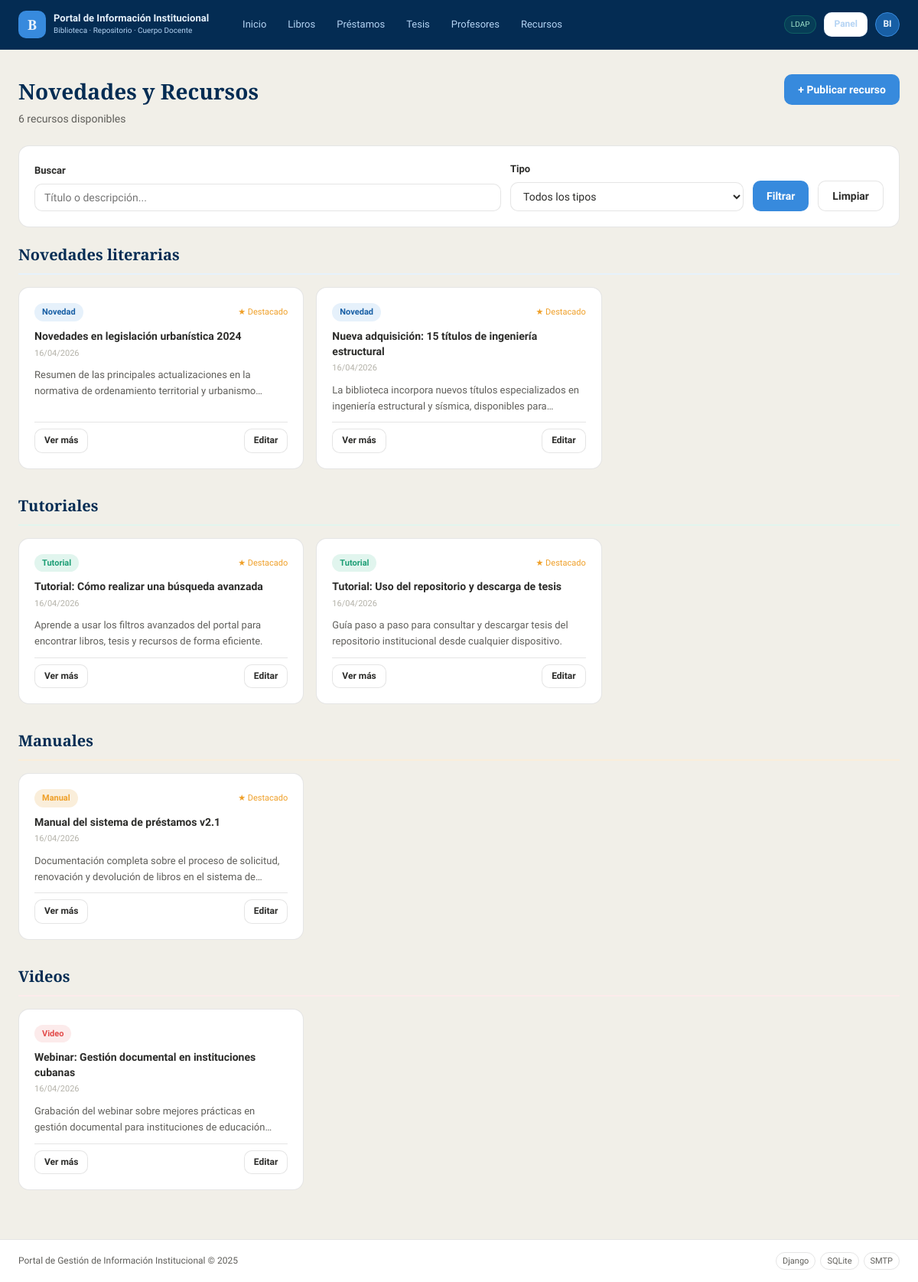
The page /biblioteca/recursos/ (signed in) on the database its author committed.
### biblioteca/models.py (models this page shows, shortened)
class Recurso(models.Model):
    TIPO_CHOICES = [
        ('novedad',   'Novedad literaria'),
        ('tutorial',  'Tutorial'),
        ('manual',    'Manual'),
        ('video',     'Video'),
    ]
    titulo      = models.CharField(max_length=300)
    tipo        = models.CharField(max_length=20, choices=TIPO_CHOICES)
    descripcion = models.TextField(blank=True)
    archivo     = models.FileField(upload_to='recursos/', null=True, blank=True,
                                    verbose_name='Archivo (PDF, DOC...)')
    url_video   = models.URLField(blank=True, verbose_name='URL del video (YouTube, etc.)')
    imagen      = models.ImageField(upload_to='recursos/imagenes/', null=True, blank=True)
    publicado   = models.BooleanField(default=True)
    destacado   = models.BooleanField(default=False,
                                       verbose_name='Destacar en inicio')
    fecha_publicacion = models.DateTimeField(auto_now_add=True)
    autor       = models.ForeignKey(User, on_delete=models.SET_NULL,
                                     null=True, blank=True,
                                     related_name='recursos',
                                     verbose_name='Publicado por')
    class Meta:
        verbose_name        = 'Recurso'
        verbose_name_plural = 'Recursos'
        ordering            = ['-fecha_publicacion']
    def tiene_archivo(self):
        return bool(self.archivo)
    def tiene_video(self):
        return bool(self.url_video)

### biblioteca/views.py (the view)
# urls.py: path('recursos/',                         views.recurso_list,       name='recurso_list'),
@login_required
def recurso_list(request):
    recursos = Recurso.objects.filter(publicado=True)
    q    = request.GET.get('q', '')
    tipo = request.GET.get('tipo', '')
    if q:
        recursos = recursos.filter(
            Q(titulo__icontains=q) |
            Q(descripcion__icontains=q)
        )
    if tipo:
        recursos = recursos.filter(tipo=tipo)
    novedades  = recursos.filter(tipo='novedad')
    tutoriales = recursos.filter(tipo='tutorial')
    manuales   = recursos.filter(tipo='manual')
    videos     = recursos.filter(tipo='video')
    return render(request, 'biblioteca/recurso_list.html', {
        'recursos':      recursos,
        'novedades':     novedades,
        'tutoriales':    tutoriales,
        'manuales':      manuales,
        'videos':        videos,
        'total':         recursos.count(),
        'q':             q,
        'tipo':          tipo,
        'tipo_choices':  Recurso.TIPO_CHOICES,
    })

### biblioteca/context_processors.py (called while the page is built, shortened)
def rol_usuario(request):
    if request.user.is_authenticated:
        rol = get_rol(request.user)
        return {
            'rol_usuario':        rol,
            'es_bibliotecario':   rol == 'bibliotecario' or request.user.is_staff,
            'es_estudiante':      rol == 'estudiante',
            'es_profesor':        rol == 'profesor',
            'es_visitante':       rol == 'visitante',
        }

### biblioteca/decoradores.py (called while the page is built)
def get_rol(user):
    try:
        return user.perfil.rol
    except PerfilUsuario.DoesNotExist:
        return 'visitante'

### templates/biblioteca/recurso_list.html (shortened to what this page needs)
{% extends 'base.html' %}
{% block content %}
<div class="page-header">
  <div>
    <h1 class="page-header__title">Novedades y Recursos</h1>
    <p class="page-header__sub">{{ total }} recurso{{ total|pluralize }} disponible{{ total|pluralize }}</p>
  </div>
  {% if es_bibliotecario %}
    <a href="{% url 'biblioteca:recurso_crear' %}" class="btn btn--primary">+ Publicar recurso</a>
  {% endif %}
</div>
<div class="card" style="margin-bottom:1.25rem;">
  <form method="get" style="display:flex; gap:12px; flex-wrap:wrap; align-items:flex-end;">
    <div class="form-group" style="flex:2; margin:0;">
      <label>Buscar</label>
      <input type="text" name="q" value="{{ q }}"
             placeholder="Título o descripción..." class="form-control" />
    </div>
    <div class="form-group" style="flex:1; margin:0;">
      <label>Tipo</label>
      <select name="tipo" class="form-control">
        <option value="">Todos los tipos</option>
      </select>
    </div>
    <button type="submit" class="btn btn--primary" style="height:40px;">Filtrar</button>
    <a href="{% url 'biblioteca:recurso_list' %}" class="btn btn--secondary" style="height:40px;">
      Limpiar
    </a>
  </form>
</div>
{% if not tipo %}
  {% if novedades %}
  <div style="margin-bottom:2rem;">
    <h2 style="font-family:var(--fuente-titulo); font-size:20px;
               color:var(--azul-oscuro); margin-bottom:1rem;
               padding-bottom:0.5rem; border-bottom:2px solid var(--azul-fondo);">
      Novedades literarias
    </h2>
    <div style="display:grid; grid-template-columns:repeat(auto-fill,minmax(280px,1fr)); gap:1rem;">
      {% for r in novedades %}{% include 'biblioteca/includes/recurso_card.html' with recurso=r %}{% endfor %}
    </div>
  </div>
  {% endif %}
  {% if tutoriales %}
  <div style="margin-bottom:2rem;">
    <h2 style="font-family:var(--fuente-titulo); font-size:20px;
               color:var(--azul-oscuro); margin-bottom:1rem;
               padding-bottom:0.5rem; border-bottom:2px solid var(--verde-fondo);">
      Tutoriales
    </h2>
    <div style="display:grid; grid-template-columns:repeat(auto-fill,minmax(280px,1fr)); gap:1rem;">
      {% for r in tutoriales %}{% include 'biblioteca/includes/recurso_card.html' with recurso=r %}{% endfor %}
    </div>
  </div>
  {% endif %}
  {% if manuales %}
  <div style="margin-bottom:2rem;">
    <h2 style="font-family:var(--fuente-titulo); font-size:20px;
               color:var(--azul-oscuro); margin-bottom:1rem;
               padding-bottom:0.5rem; border-bottom:2px solid var(--ambar-fondo);">
      Manuales
    </h2>
    <div style="display:grid; grid-template-columns:repeat(auto-fill,minmax(280px,1fr)); gap:1rem;">
      {% for r in manuales %}{% include 'biblioteca/includes/recurso_card.html' with recurso=r %}{% endfor %}
    </div>
  </div>
  {% endif %}
  {% if videos %}
  <div style="margin-bottom:2rem;">
    <h2 style="font-family:var(--fuente-titulo); font-size:20px;
               color:var(--azul-oscuro); margin-bottom:1rem;
               padding-bottom:0.5rem; border-bottom:2px solid var(--rojo-fondo);">
      Videos
    </h2>
    <div style="display:grid; grid-template-columns:repeat(auto-fill,minmax(280px,1fr)); gap:1rem;">
      {% for r in videos %}{% include 'biblioteca/includes/recurso_card.html' with recurso=r %}{% endfor %}
    </div>
  </div>
  {% endif %}
{% endif %}
{% endblock %}

### templates/includes/navbar.html (shortened to what this page needs)
{% load static %}
<header class="navbar">
  <div class="navbar__inner">
    <a href="{% url 'home' %}" class="navbar__brand">
      <div class="navbar__logo">B</div>
      <div>
        <div class="navbar__title">Portal de Información Institucional</div>
        <div class="navbar__sub">Biblioteca · Repositorio · Cuerpo Docente</div>
      </div>
    </a>
    <nav class="navbar__nav">
      <a href="{% url 'home' %}" class="nav-link {% if request.resolver_match.url_name == 'home' %}nav-link--active{% endif %}">Inicio</a>
      <a href="{% url 'biblioteca:libro_list' %}" class="nav-link">Libros</a>
      <a href="{% url 'biblioteca:prestamo_list' %}" class="nav-link">Préstamos</a>
      <a href="{% url 'biblioteca:tesis_list' %}" class="nav-link">Tesis</a>
      <a href="{% url 'biblioteca:profesor_list' %}" class="nav-link">Profesores</a>
      <a href="{% url 'biblioteca:recurso_list' %}" class="nav-link">Recursos</a>
    </nav>
    <div class="navbar__auth">
      {% if user.is_authenticated %}
        <span class="ldap-badge">LDAP</span>
        {% if es_bibliotecario %}
          <a href="{% url 'biblioteca:panel' %}"
            class="btn btn--secondary btn--sm"
            style="color:var(--azul-palido); border-color:rgba(181,212,244,0.3);">
            Panel
          </a>
        {% endif %}
        <div class="user-menu">
          <div class="user-avatar">{{ user.username|slice:":2"|upper }}</div>
        </div>
      {% else %}
        <a href="{% url 'login' %}" class="btn btn--primary btn--sm">Iniciar sesión</a>
      {% endif %}
    </div>
  </div>
</header>

### templates/biblioteca/includes/recurso_card.html (shortened to what this page needs)
{% load static %}
<div class="card" style="display:flex; flex-direction:column; gap:10px;">
  <div style="display:flex; justify-content:space-between; align-items:center;">
    {% if recurso.tipo == 'novedad' %}
      <span class="badge badge--info">Novedad</span>
    {% elif recurso.tipo == 'tutorial' %}
      <span class="badge" style="background:var(--verde-fondo); color:var(--verde);">Tutorial</span>
    {% elif recurso.tipo == 'manual' %}
      <span class="badge" style="background:var(--ambar-fondo); color:var(--ambar);">Manual</span>
    {% elif recurso.tipo == 'video' %}
      <span class="badge" style="background:var(--rojo-fondo); color:var(--rojo);">Video</span>
    {% endif %}
    {% if recurso.destacado %}
      <span style="font-size:11px; color:var(--ambar);">★ Destacado</span>
    {% endif %}
  </div>
  <div>
    <div style="font-weight:600; font-size:14px; color:var(--gris-texto); line-height:1.4;">
      {{ recurso.titulo }}
    </div>
    <div style="font-size:11px; color:var(--gris-suave); margin-top:3px;">
      {{ recurso.fecha_publicacion|date:"d/m/Y" }}
    </div>
  </div>
  {% if recurso.descripcion %}
    <p style="font-size:13px; color:var(--gris-medio); line-height:1.6;
              display:-webkit-box; -webkit-line-clamp:2; line-clamp:3;
              -webkit-box-orient:vertical; overflow:hidden;">
      {{ recurso.descripcion }}
    </p>
  {% endif %}
  <div style="display:flex; gap:6px; margin-top:auto; padding-top:8px;
              border-top:1px solid var(--borde); flex-wrap:wrap;">
    <a href="{% url 'biblioteca:recurso_detail' recurso.pk %}"
       class="btn btn--secondary btn--sm">Ver más</a>
    {% if es_bibliotecario %}
      <a href="{% url 'biblioteca:recurso_editar' recurso.pk %}"
         class="btn btn--secondary btn--sm" style="margin-left:auto;">Editar</a>
    {% endif %}
  </div>
</div>

### static/css/main.css (style rules this page uses)
:root { --azul-oscuro: #042C53; --azul-medio: #0C447C; --azul: #185FA5; --azul-claro: #378ADD; --azul-palido: #B5D4F4; --azul-fondo: #E6F1FB; --verde: #1D9E75; --verde-fondo: #E1F5EE; --rojo: #E24B4A; --rojo-fondo: #FCEBEB; --ambar: #EF9F27; --ambar-fondo: #FAEEDA; --gris-texto: #2C2C2A; --gris-medio: #5F5E5A; --gris-suave: #B4B2A9; --gris-fondo: #F1EFE8; --blanco: #ffffff; --borde: rgba(44,44,42,0.12); --sombra: 0 1px 4px rgba(0,0,0,0.08); --radio-sm: 6px; --radio-md: 10px; --radio-lg: 14px; --radio-pill: 999px; --fuente-titulo: 'Playfair Display', Georgia, serif; --fuente-cuerpo: 'Source Sans 3', system-ui, sans-serif; }
*, *::before, *::after { box-sizing: border-box; margin: 0; padding: 0; }
html { font-size: 16px; }
body { font-family: var(--fuente-cuerpo); background: var(--gris-fondo); color: var(--gris-texto); line-height: 1.6; min-height: 100vh; display: flex; flex-direction: column; }
a { color: var(--azul-claro); text-decoration: none; }
.navbar { background: var(--azul-oscuro); position: sticky; top: 0; z-index: 100; border-bottom: 1px solid rgba(255,255,255,0.06); }
.navbar__inner { max-width: 1280px; margin: 0 auto; padding: 0 1.5rem; height: 64px; display: flex; align-items: center; gap: 2rem; }
.navbar__brand { display: flex; align-items: center; gap: 10px; text-decoration: none; flex-shrink: 0; }
.navbar__logo { width: 36px; height: 36px; border-radius: var(--radio-md); background: var(--azul-claro); display: flex; align-items: center; justify-content: center; font-family: var(--fuente-titulo); font-size: 18px; font-weight: 700; color: var(--azul-fondo); }
.navbar__title { font-size: 13px; font-weight: 600; color: var(--azul-fondo); line-height: 1.2; }
.navbar__sub { font-size: 10px; color: var(--azul-palido); font-weight: 300; }
.navbar__nav { display: flex; align-items: center; gap: 4px; flex: 1; }
.nav-link { font-size: 13px; color: var(--azul-palido); font-weight: 400; padding: 6px 12px; border-radius: var(--radio-pill); transition: background 0.15s, color 0.15s; }
.navbar__auth { display: flex; align-items: center; gap: 10px; margin-left: auto; }
.ldap-badge { font-size: 10px; color: #9FE1CB; background: rgba(29,158,117,0.15); border: 1px solid rgba(29,158,117,0.35); padding: 3px 8px; border-radius: var(--radio-pill); }
.user-menu { position: relative; }
.user-avatar { width: 32px; height: 32px; border-radius: 50%; background: var(--azul); border: 1px solid var(--azul-claro); display: flex; align-items: center; justify-content: center; font-size: 12px; font-weight: 600; color: var(--azul-fondo); cursor: pointer; user-select: none; }
.btn { display: inline-flex; align-items: center; gap: 6px; padding: 9px 18px; border-radius: var(--radio-md); font-size: 14px; font-weight: 600; font-family: var(--fuente-cuerpo); cursor: pointer; border: none; transition: opacity 0.15s, transform 0.1s; text-decoration: none; }
.btn--primary { background: var(--azul-claro); color: var(--blanco); }
.btn--secondary { background: var(--blanco); color: var(--gris-texto); border: 1px solid var(--borde); }
.btn--sm { padding: 5px 12px; font-size: 12px; }
.card { background: var(--blanco); border: 1px solid var(--borde); border-radius: var(--radio-lg); padding: 1.25rem; }
.badge { font-size: 11px; font-weight: 600; padding: 3px 10px; border-radius: var(--radio-pill); display: inline-block; }
.badge--info { background: var(--azul-fondo); color: var(--azul); }
.form-group { margin-bottom: 1.25rem; }
.form-group label { display: block; font-size: 13px; font-weight: 600; color: var(--gris-texto); margin-bottom: 0.4rem; }
.form-group input, .form-group select, .form-group textarea { width: 100%; padding: 9px 12px; border: 1px solid var(--borde); border-radius: var(--radio-md); font-size: 14px; font-family: var(--fuente-cuerpo); color: var(--gris-texto); background: var(--blanco); transition: border-color 0.15s; }
.page-header { display: flex; align-items: flex-start; justify-content: space-between; margin-bottom: 1.5rem; }
.page-header__title { font-family: var(--fuente-titulo); font-size: 28px; font-weight: 700; color: var(--azul-oscuro); }
.page-header__sub { font-size: 14px; color: var(--gris-medio); margin-top: 2px; }

### rows shown on the page
Recurso: tipo "Novedad", destacado "★ Destacado", titulo "Novedades en legislación urbanística 2024", fecha_publicacion "16/04/2026", descripcion "Resumen de las principales actualizaciones en la normativa de ordenamiento territorial y…"
Recurso: tipo "Novedad", destacado "★ Destacado", titulo "Nueva adquisición: 15 títulos de ingeniería estructural", fecha_publicacion "16/04/2026", descripcion "La biblioteca incorpora nuevos títulos especializados en ingeniería estructural y sísmica, disponibles…"
Recurso: tipo "Tutorial", destacado "★ Destacado", titulo "Tutorial: Cómo realizar una búsqueda avanzada", fecha_publicacion "16/04/2026", descripcion "Aprende a usar los filtros avanzados del portal para encontrar libros, tesis y recursos de forma eficiente."
Recurso: tipo "Tutorial", destacado "★ Destacado", titulo "Tutorial: Uso del repositorio y descarga de tesis", fecha_publicacion "16/04/2026", descripcion "Guía paso a paso para consultar y descargar tesis del repositorio institucional desde cualquier dispositivo."
Recurso: tipo "Manual", destacado "★ Destacado", titulo "Manual del sistema de préstamos v2.1", fecha_publicacion "16/04/2026", descripcion "Documentación completa sobre el proceso de solicitud, renovación y devolución de libros en el sistema…"
Recurso: tipo "Video", titulo "Webinar: Gestión documental en instituciones cubanas", fecha_publicacion "16/04/2026", descripcion "Grabación del webinar sobre mejores prácticas en gestión documental para instituciones de…"

### other values the page prints
{{ user.username|slice:":2"|upper }} "BI"
{{ total }} "6"
